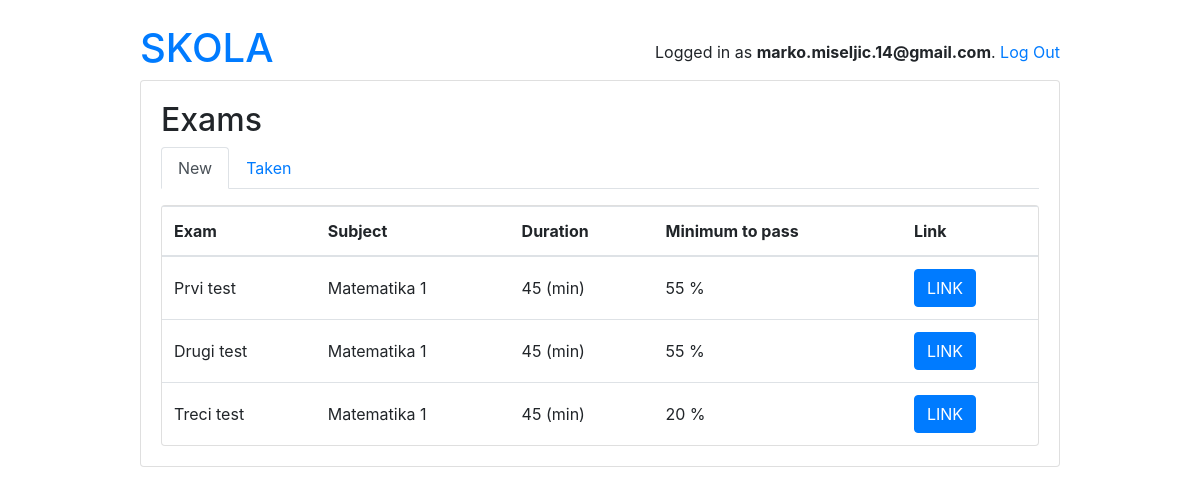
Before: /students/ (signed in) with the older database file.
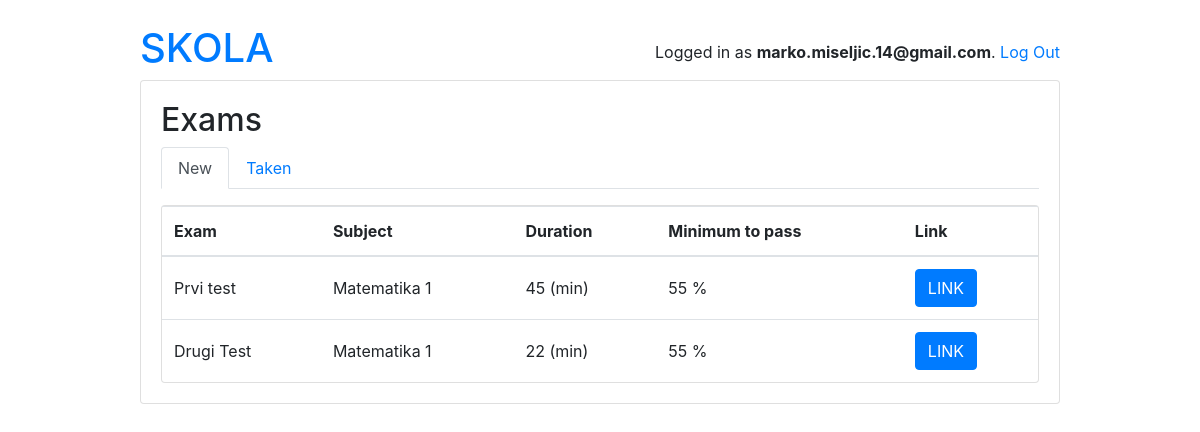
After: the same page with the newer database file.
### account/models.py (models this page shows, shortened)
class User(AbstractBaseUser):
    first_name = models.CharField(max_length=220)
    last_name = models.CharField(max_length=220)
    email = models.EmailField(
        verbose_name='Email address',
        max_length=255,
        unique=True
    )
    username = models.CharField(max_length=40, unique=True)
    date_joined = models.DateTimeField(verbose_name="date joined", auto_now_add=True)
    last_login = models.DateTimeField(verbose_name="last login", auto_now=True)
    is_admin = models.BooleanField(default=False)
    is_staff = models.BooleanField(default=False)
    is_superuser = models.BooleanField(default=False)
    proflie_image = models.ImageField(max_length=255, upload_to=get_profile_image_filepath, null=True, blank=True)
    is_student = models.BooleanField(default=False)
    is_teacher = models.BooleanField(default=False)
    is_active = models.BooleanField(default=True)
    objects = MyAccountManager()
    USERNAME_FIELD = 'email'
    REQUIRED_FIELDS = ['username']

### school/models.py (models this page shows, shortened)
class Exam(models.Model):
    type = models.CharField(max_length=100)
    active = models.BooleanField(default=False)
    duration = models.IntegerField()
    nuber_of_questions = models.IntegerField()
    required_score_to_pass = models.IntegerField(help_text="required score in %")
    subject  = models.ForeignKey(Subject, on_delete=models.CASCADE)
    owner = models.ForeignKey('account.User', on_delete=models.CASCADE, related_name='exams')

class Subject(models.Model):
    name = models.CharField(max_length=220)
    school = models.ManyToManyField(School)
    def __str__(self):
        return self.name

### account/views.py (the view)
# urls.py: path('',  ExamStudentListView.as_view(), name='exam_list'),
@method_decorator([login_required, student_required], name='dispatch')
class ExamStudentListView(ListView):
    model = Exam
    context_object_name = 'exams'
    template_name = 'students/exams.html'
    def get_queryset(self):
        queryset = Exam.objects.filter(active=True)
        return queryset

### templates/students/exams.html
{% extends '../base.html' %}
{% block content %}
<h2>Exams</h2>
{% include 'students/_header.html' with active='new' %}
<dvi class="card">
    <table class="table mb-0">
        <thead>
            <tr>
                <th>Exam</th>
                <th>Subject</th>
                <th>Duration</th>
                <th>Minimum to pass</th>
                <th>Link</th>
            </tr>
        </thead>
        <tbody>
            {% for exam in exams %}
                <tr>
                    <td class="align-middle">{{exam.type}}</td>
                    <td class="align-middle">{{exam.subject}}</td>
                    <td class="align-middle">{{exam.duration}} (min)</td>
                    <td class="align-middle">{{exam.required_score_to_pass}} %</td>
                    <td class="align-right"><a href="{% url 'students:take_exam' exam.pk %}" role="button" class="btn btn-primary">LINK</a></td>
                </tr>
            {% endfor %}
        </tbody>
    </table>
</div>
{% endblock content %}

### templates/base.html (shortened to what this page needs)
{% load static %}
<!doctype html>
<html lang="eng">
<head>
    <link rel="stylesheet" href="https://cdn.jsdelivr.net/npm/bootstrap@4.5.3/dist/css/bootstrap.min.css"
>
</head>
<body>
    <div class="container my-4">
        <div class="row justify-content-center">
            <div class="col-md-10 col-sm-12">
                <div class="row">
                    <div class="col-6">
                        <h1><a href="{% url 'home' %}">SKOLA</a></h1>
                    </div>
                    <div class="col-6 text-right">
                        {% if user.is_authenticated %}
                        <p class="pt-3">Logged in as <strong>{{user.email}}</strong>. <a href="{% url 'logout' %}">Log Out</a></p>
                        {% else %}
                        <a href="{% url 'login' %}" class="btn btn-light" role="button">Log in</a>
                        {% endif %}
                    </div>
                </div>
                <div class="card mb-3">
                    <div class="card-body">
                        {% block content %}
                        {% endblock content %}
                    </div>
                </div>
            </div>
        </div>
</body>
</html>

### templates/students/_header.html
<ul class="nav nav-tabs mb-3">
    <li class="nav-item">
        <a class="nav-link{% if active == 'new' %} active {% endif %}" href="{% url 'students:exam_list' %}">New</a>
    </li>
    <li class="nav-item">
        <a class="nav-link{% if active == 'taken' %} active {% endif %}" href="{% url 'students:taken_exam_list' %}">Taken</a>
    </li>
</ul>

Changed rows visible on the page:
removed Exam: type "Drugi test", subject "Matematika 1", duration "45", required_score_to_pass "55"
removed Exam: type "Treci test", subject "Matematika 1", duration "45", required_score_to_pass "20"
added Exam: type "Drugi Test", subject "Matematika 1", duration "22", required_score_to_pass "55"
